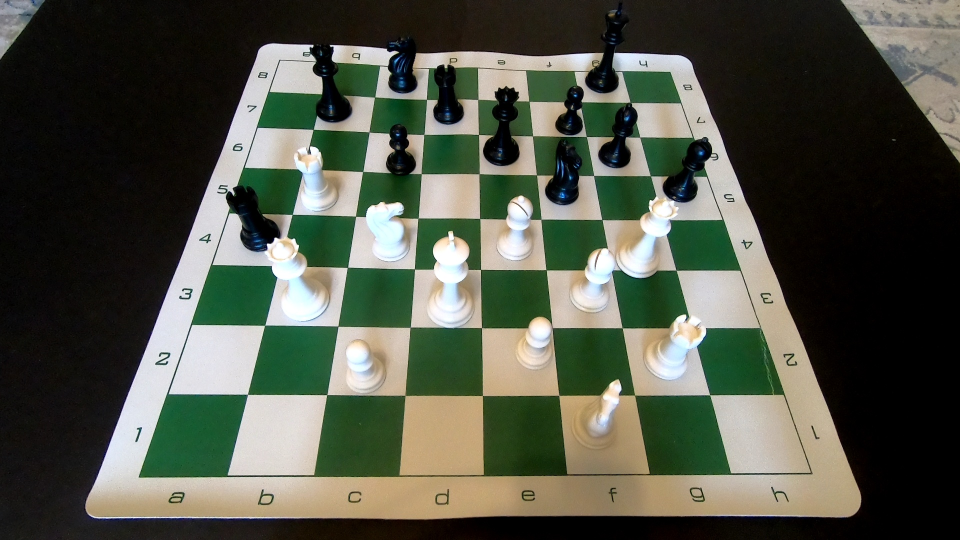
#> input picture data/alpha_data_image47.jpeg, 1920 x 1080 px (shown at 1/2 size)
$ python -i find_board.py   (imports and definitions only)
#> lines starting #> are read from the running program, lines starting #| are printed output that depends on the picture; after the words box and inside, x2 and y2 are one past the last pixel; in counts of white or black regions, pixels touching at a corner belong together
from main import FramesGetter,h_v_lines,line_intersections,cluster_points,\
    find_max_square
import cv2
import numpy as np
import matplotlib.pyplot as plt
import pandas as pd
from scipy.spatial import ConvexHull, convex_hull_plot_2d
from scipy.signal import argrelextrema

# [11 lines left out: function keep_board_from_frame_by_last_known_coords, not called in this run]

def plot_gray(image):
    plt.imshow(image,cmap='gray')
    plt.show()
    plt.cla()

# [66 lines left out: functions plot_rgb, plot_image_hull, intersection, get_all_intersection_points, find_maximal_square, plot_with_lines, not called in this run]

def lines_from_maximum(horizontal_max,vertical_max,image):
    v_max,h_max = image.shape
    horizontal_maxes = [((x,x),(0,v_max)) for x in horizontal_max]
    vertical_maxes = [((0,h_max), (y,y)) for y in vertical_max]
    all_lines = horizontal_maxes + vertical_maxes
    return all_lines

def lines_from_component(binary):
    image = np.uint8(binary*255)
    edges = cv2.Canny(image, 1, 100)
    horizontal = np.sum(edges,axis=1)
    vertical = np.sum(edges, axis=0)
    plot_gray(edges)
    n_elements = int(min(binary.shape)/20)
    y_axis = argrelextrema(horizontal, np.greater,order=n_elements)[0]
    x_axis = argrelextrema(vertical, np.greater,order=n_elements)[0]
    all_lines = lines_from_maximum(x_axis,y_axis,image)
    intersection_points = [(x,y) for x in x_axis for y in y_axis]
    return all_lines,intersection_points

def find_81_p(gray_image,debug=True):

    if debug:plot_gray(gray_image)

    _, segmented = cv2.threshold(gray_image, 0, 255
                                , cv2.THRESH_BINARY_INV + cv2.THRESH_OTSU)
    if debug:plot_gray(segmented)

    _, components = cv2.connectedComponents(segmented)

    unique, counts = np.unique(components, return_counts=True)
    ascending_sizes = np.argsort(counts)
    descending_sizes = ascending_sizes[::-1]
    minimal_size = (gray_image.shape[0] * gray_image.shape[1]) /8
    bigger_components_first = unique[descending_sizes]
    sizes = counts[descending_sizes]
    for index,component_number in enumerate(bigger_components_first):
        if sizes[index]<minimal_size: break
        is_component = (components==component_number)*1
        all_lines,intersection_points = lines_from_component(is_component)
        if len(intersection_points)==81:
            return intersection_points

# [41 lines left out: functions plot_frame_and_points, main, orient_first_board, not called in this run]

# [10 lines not run here, left out]

>>> import cv2
>>> picture = cv2.imread('data/alpha_data_image47.jpeg', cv2.IMREAD_GRAYSCALE)
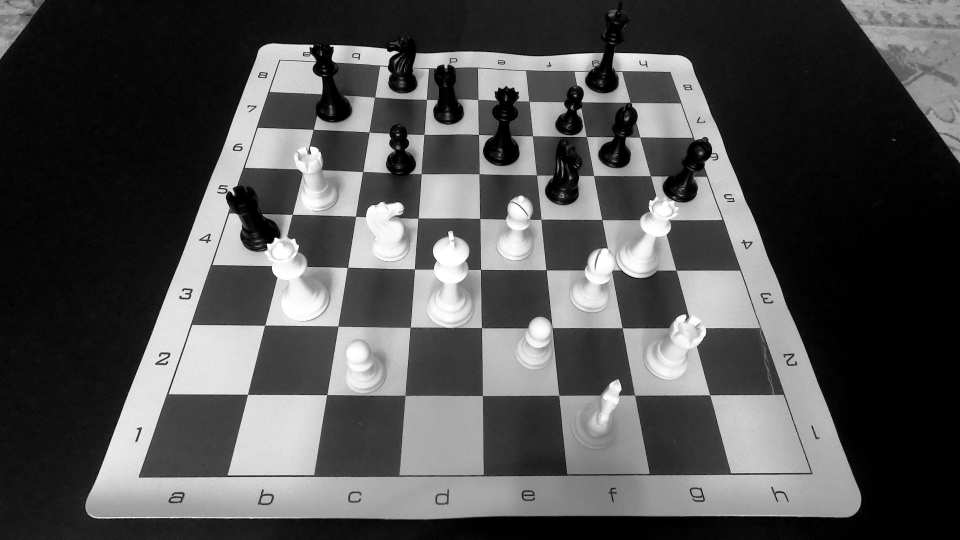
#> picture: shape (1080, 1920) (shown at 1/2 size); min 0, max 255, mean 81.3
>>> result = find_81_p(picture)
#> in find_81_p, `_, segmented = cv2.threshold(gray_image, 0, 255 , cv2.THRESH_BINARY_IN..`:
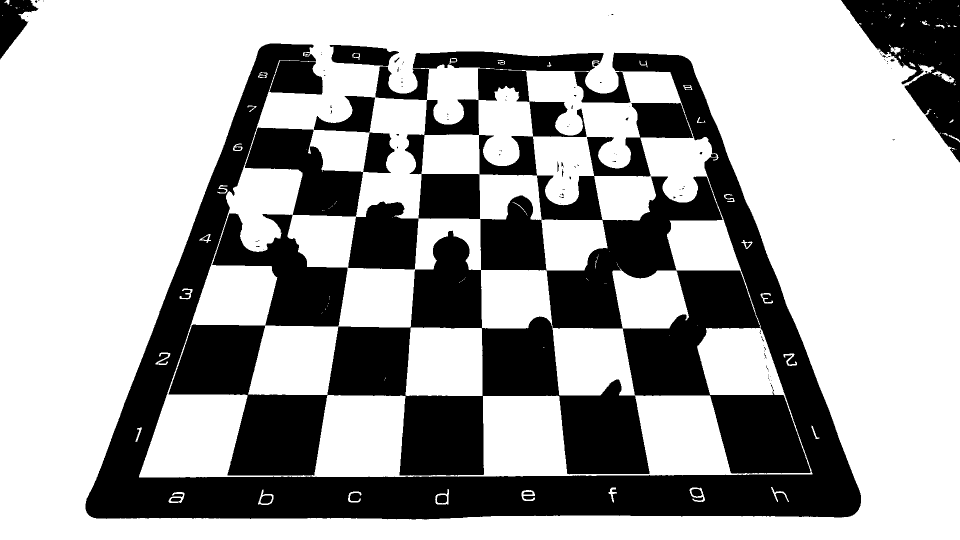
#> segmented: shape (1080, 1920) (shown at 1/2 size); 65.9% white; 124 black regions (98 under 20 px), largest, box (x1, y1, x2, y2) and area: (171, 87, 1722, 1039) 659877, (1682, 0, 1920, 325) 35495, (0, 0, 77, 119) 4603
#> in find_81_p, `_, components = cv2.connectedComponents(segmented)`:
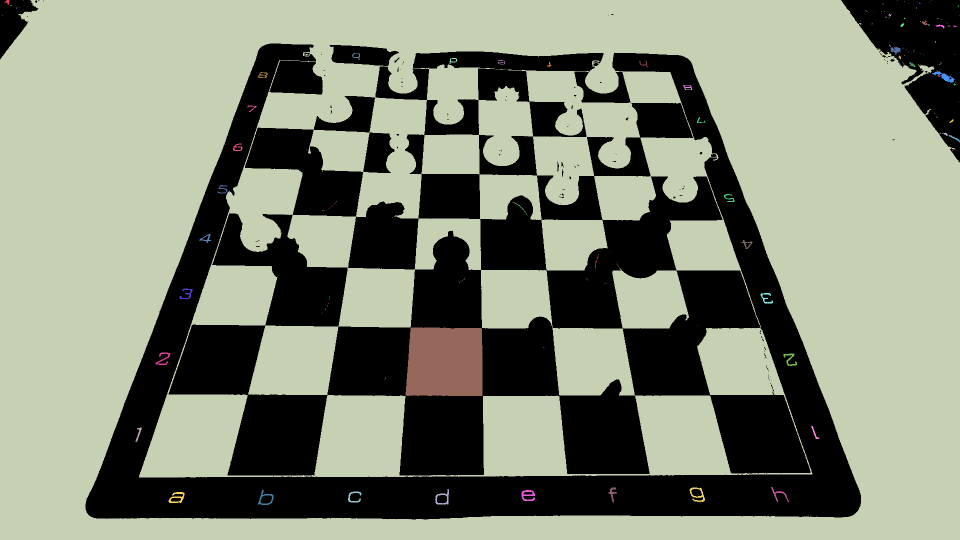
#> components: shape (1080, 1920) int32 (shown at 1/2 size); 148 distinct labels, from 0 to 147; one colour per label, 0 black
#> in find_81_p, `unique, counts = np.unique(components, return_counts=True)`: unique = 148 values from 0 to 147; counts = 148 values, max 1341410 at index 3, min 1 at index 2, mean 14010.8
#> in find_81_p, `ascending_sizes = np.argsort(counts)`: ascending_sizes = 148 values, max 147 at index 142, min 0 at index 146, mean 73.5
#> in find_81_p, `descending_sizes = ascending_sizes[::-1]`: descending_sizes = 148 values, max 147 at index 5, min 0 at index 1, mean 73.5
#> in find_81_p, `bigger_components_first = unique[descending_sizes]`: bigger_components_first has the same summary as descending_sizes
#> in find_81_p, `sizes = counts[descending_sizes]`: sizes = 148 values, max 1341410 at index 0, min 1 at index 109, mean 14010.8
#> the loop in find_81_p, `for index,component_number in enumerate(bigger_components_first):` made 3 passes
#> (component_number, n_elements in lines_from_component, y_axis in lines_from_component, x_axis in lines_from_component) on pass 1: (3, 54, [23, 141, 205, 273, 347, 439, 540, 656, 790, 850, 950, 1036], [41, 170, 543, 644, 831, 966, 1114, 1236, 1528, 1721, 1854])
#> (component_number, n_elements in lines_from_component, y_axis in lines_from_component) on pass 2: (0, 54, [141, 205, 273, 347, 439, 540, 656, 790, 877, 950, 1036])
#> pass 1, in find_81_p, `is_component = (components==component_number)*1`:
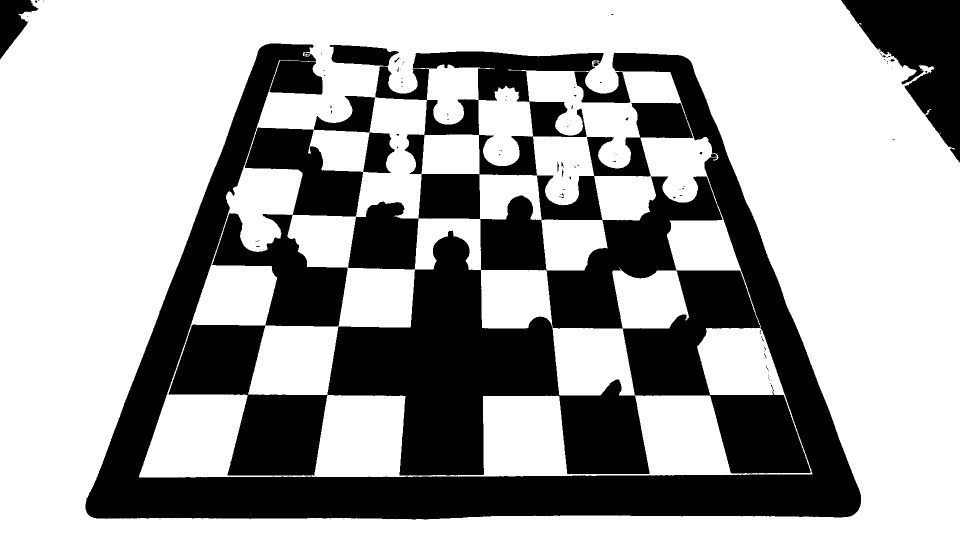
#> is_component: shape (1080, 1920) int64 (shown at 1/2 size); values 0 (black) and 1 (white), 64.7% white; 105 black regions (93 under 20 px), largest, box (x1, y1, x2, y2) and area: (171, 87, 1722, 1039) 685991, (1682, 0, 1920, 325) 36605, (0, 0, 77, 119) 4674
#> pass 1, in lines_from_component, `edges = cv2.Canny(image, 1, 100)`:
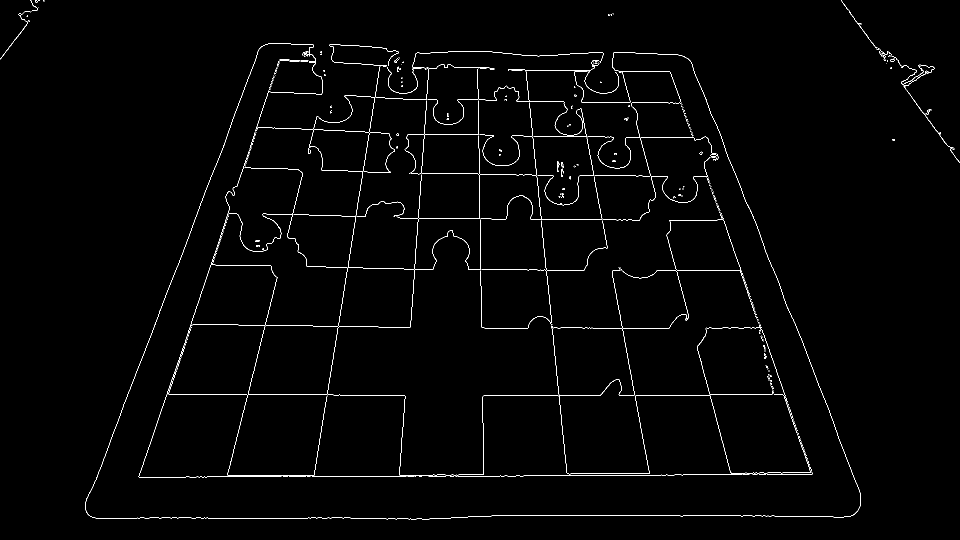
#> edges: shape (1080, 1920) (shown at 1/2 size); 1.2% white in thin lines or dots
#> pass 2, in plot_gray (call 4), `plt.show()`:
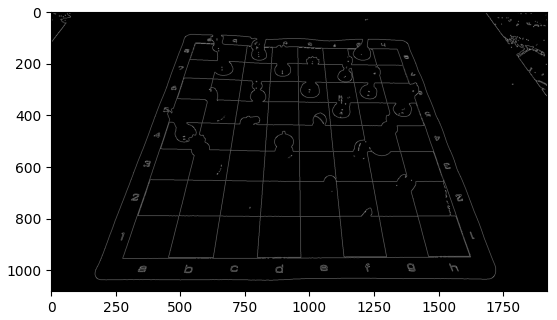
#> figure drawn by matplotlib, 1 panel

$ run again, on data/alpha_data_image52.jpeg
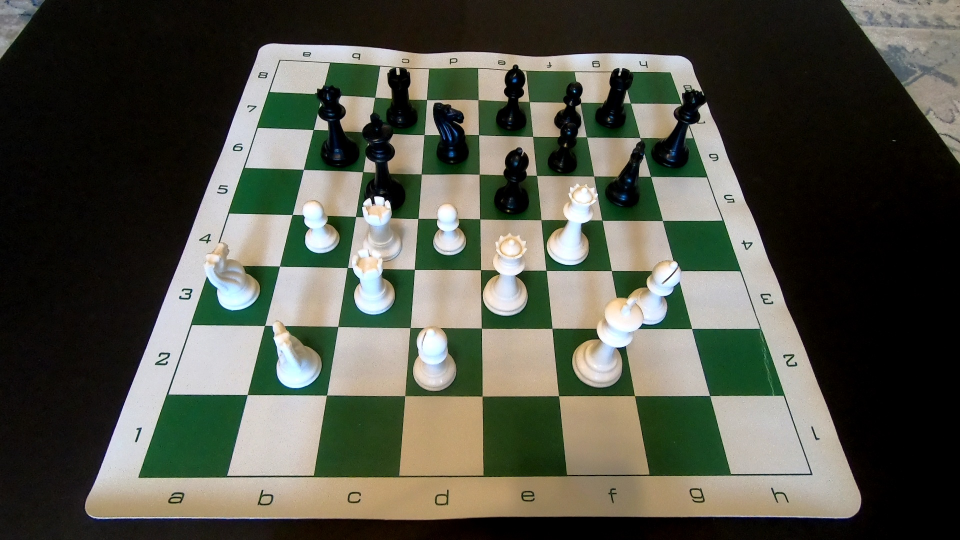
#> input picture data/alpha_data_image52.jpeg, 1920 x 1080 px (shown at 1/2 size)
#> segmented: shape (1080, 1920); 62.8% white; 110 black regions (74 under 20 px), largest, box (x1, y1, x2, y2) and area: (170, 87, 1722, 1040) 713876, (1681, 0, 1920, 327) 35974, (677, 133, 791, 265) 5554
#> in find_81_p, `_, components = cv2.connectedComponents(segmented)`:
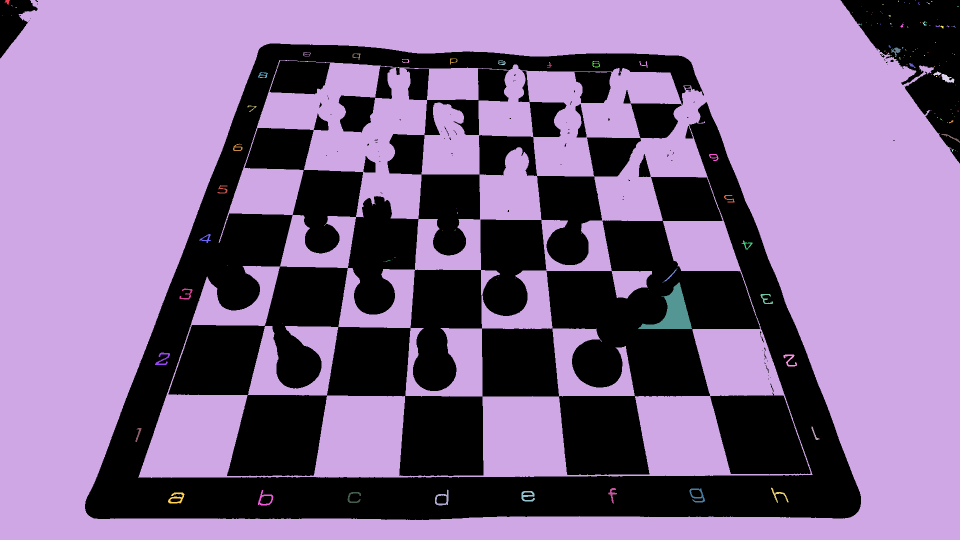
#> components: shape (1080, 1920) int32 (shown at 1/2 size); 149 distinct labels, from 0 to 148; one colour per label, 0 black
#> unique = 149 values from 0 to 148; counts = 149 values, max 1291576 at index 2, min 1 at index 4, mean 13916.8
#> ascending_sizes = 149 values, max 148 at index 137, min 0 at index 147, mean 74
#> descending_sizes = 149 values, max 148 at index 11, min 0 at index 1, mean 74
#> bigger_components_first has the same summary as descending_sizes
#> sizes = 149 values, max 1291576 at index 0, min 1 at index 110, mean 13916.8
#> the loop in find_81_p, `for index,component_number in enumerate(bigger_components_first):` made 3 passes
#> (component_number, n_elements in lines_from_component, y_axis in lines_from_component) on passes 1 to 2: (2, 54, [22, 142, 199, 275, 348, 441, 541, 657, 791, 954, 1036]), (0, 54, [106, 199, 275, 348, 441, 541, 657, 729, 791, 954, 1036])
#> pass 2, in plot_gray (call 4), `plt.show()`:
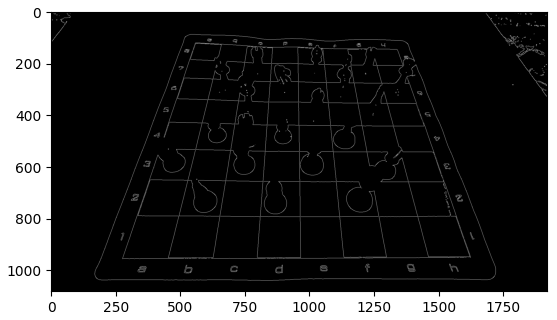
#> figure drawn by matplotlib, 1 panel

$ run again, on data/sample.png
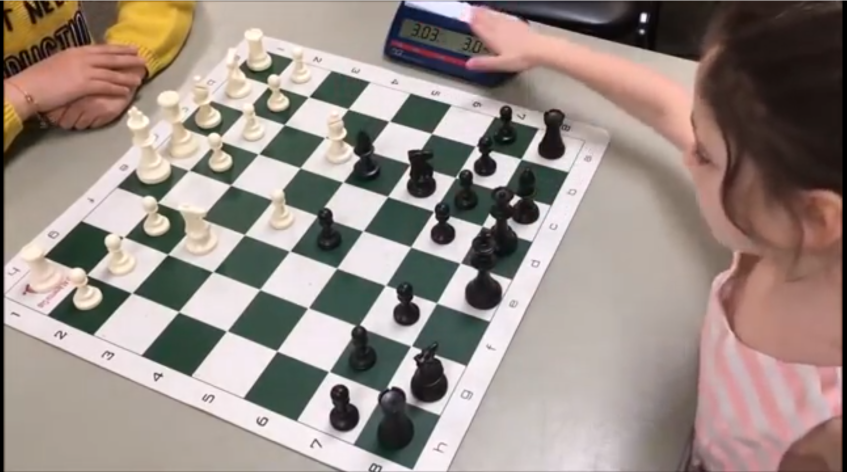
#> input picture data/sample.png, 1694 x 944 px (shown at 1/2 size)
#> segmented: shape (944, 1694); 37.2% white; 165 white regions (105 under 20 px), largest, box (x1, y1, x2, y2) and area: (915, 1, 1694, 944) 191880, (0, 1, 384, 944) 57329, (684, 221, 1137, 621) 57218
#> in find_81_p, `_, components = cv2.connectedComponents(segmented)`:
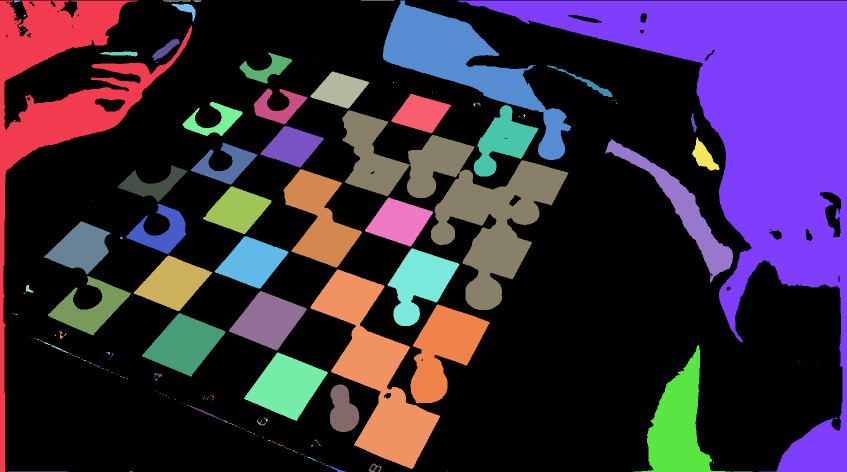
#> components: shape (944, 1694) int32 (shown at 1/2 size); 166 distinct labels, from 0 to 165; one colour per label, 0 black
#> unique = 166 values from 0 to 165; counts = 166 values, max 1004427 at index 0, min 1 at index 9, mean 9633.3
#> ascending_sizes = 166 values, max 165 at index 117, min 0 at index 165, mean 82.5
#> descending_sizes = 166 values, max 165 at index 48, min 0 at index 0, mean 82.5
#> bigger_components_first has the same summary as descending_sizes
#> sizes = 166 values, max 1004427 at index 0, min 1 at index 146, mean 9633.3
#> the loop in find_81_p, `for index,component_number in enumerate(bigger_components_first):` made 2 passes
#> (component_number, n_elements in lines_from_component, y_axis in lines_from_component) on pass 1: (0, 47, [110, 222, 352, 448, 571, 805, 942])
#> pass 1, in lines_from_component, `edges = cv2.Canny(image, 1, 100)`:
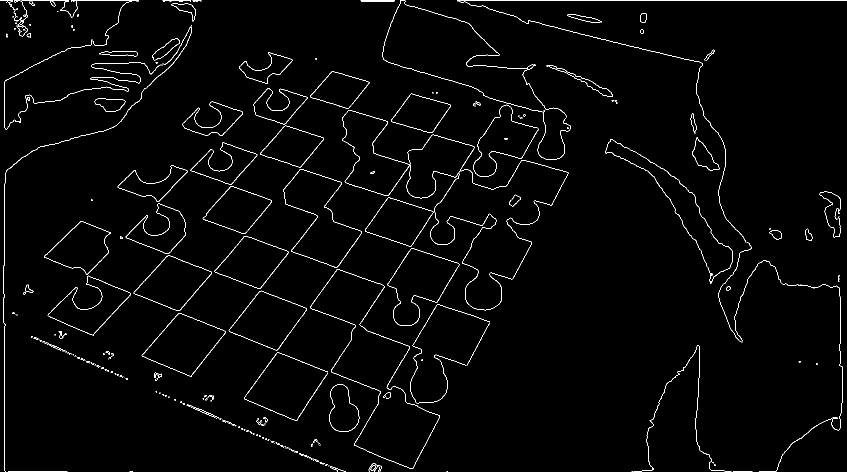
#> edges: shape (944, 1694) (shown at 1/2 size); 1.7% white in thin lines or dots
